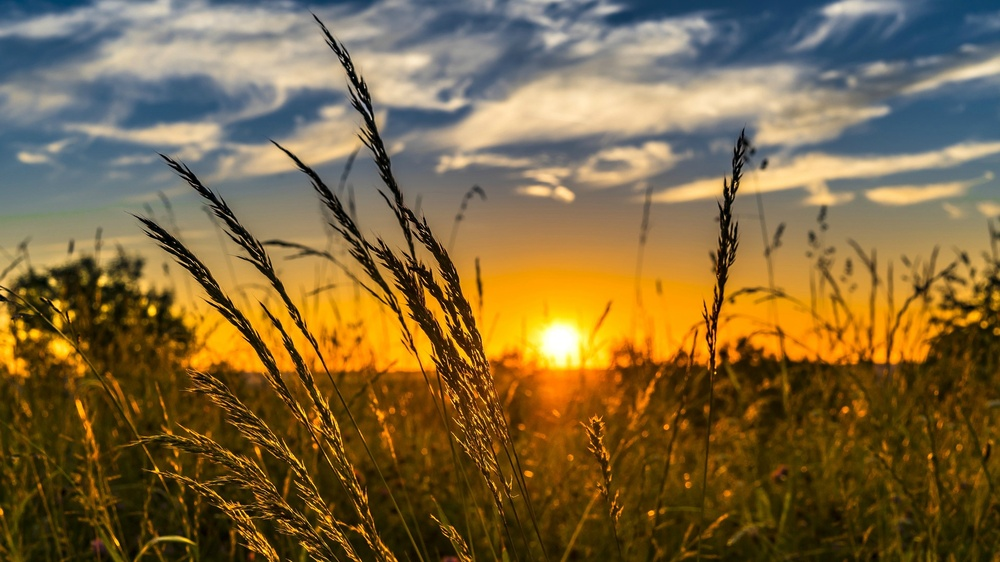
//> input picture examples/accumulate/data/im0.jpg, 1000 x 562 px, shrunk from 1920 x 1080 before the run
$ ./xf_accumulate_image_tb data/im0.jpg data/im1.jpg   (built with g++ and OpenCV 4)
//> lines starting //> are read from the running program, lines starting //| are printed output that depends on the picture
### examples/accumulate/xf_headers.h
// [29 lines of licence text are left out]

#ifndef _XF_HEADERS_H_
#define _XF_HEADERS_H_

#include <stdio.h>
#include <stdlib.h>


#if __SDSCC__
#undef __ARM_NEON__
#undef __ARM_NEON
#include "opencv2/opencv.hpp"
#include "opencv2/imgproc/imgproc.hpp"
#include "opencv2/highgui/highgui.hpp"
#define __ARM_NEON__
#define __ARM_NEON
#else
#include "opencv2/opencv.hpp"
#include "opencv2/imgproc/imgproc.hpp"
#include "opencv2/highgui/highgui.hpp"
#endif


#if __SDSCC__
#include "sds_lib.h"
#define TIME_STAMP_INIT  unsigned int clock_start, clock_end;  clock_start = sds_clock_counter();
#define TIME_STAMP  { clock_end = sds_clock_counter(); printf("elapsed time %lu \n", clock_end-clock_start); clock_start = sds_clock_counter();  }
#endif

#endif//_XF_HEADERS_H_

### examples/accumulate/xf_accumulate_image_tb.cpp
// [29 lines of licence text are left out]


#include "xf_headers.h"
#include "xf_accumulate_config.h"


int main(int argc, char** argv)
{

	if (argc != 3)
	{
		fprintf(stderr,"Invalid Number of Arguments!\nUsage:\n");
		fprintf(stderr,"<Executable Name> <input image path1> <input image path2> \n");
		return -1;
	}

	char in[100], in1[100], out_hls[100], out_ocv[100], out_error[100];

	cv::Mat in_img, in_img1, out_img;
	cv::Mat in_gray, in_gray1, diff;
	in_gray  = cv::imread(argv[1], 0);  // reading image
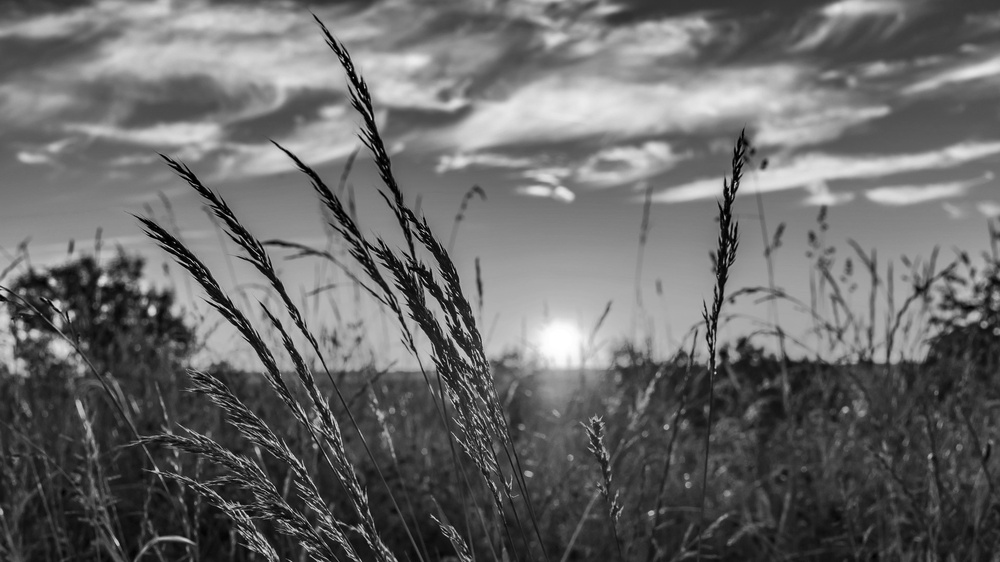
//> in_gray: 562 rows x 1000 cols, CV_8UC1; min 0, max 255, mean 105.1
	in_gray1 = cv::imread(argv[2], 0);  // reading image
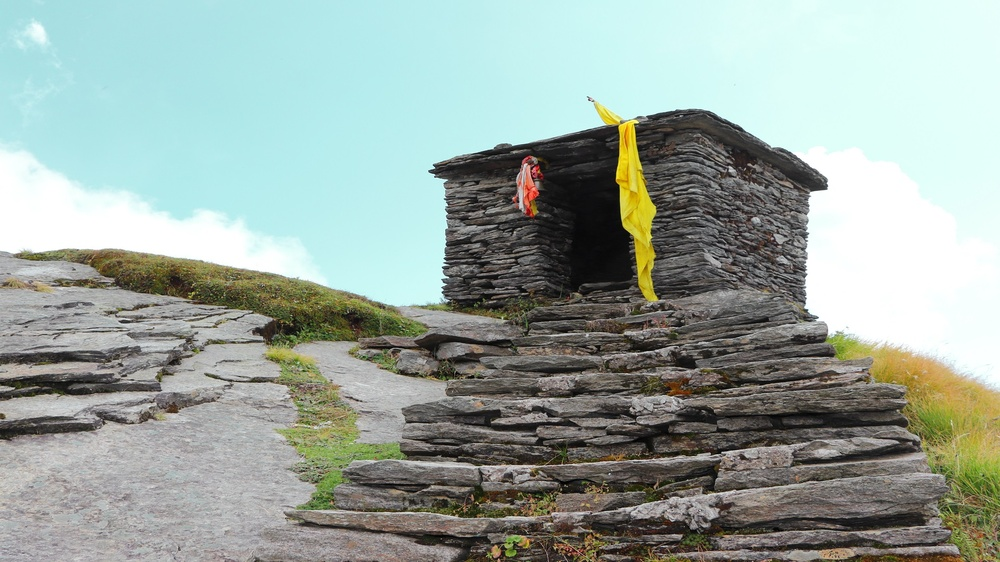
//> input picture examples/accumulate/data/im1.jpg, 1000 x 562 px, shrunk from 1920 x 1080 before the run
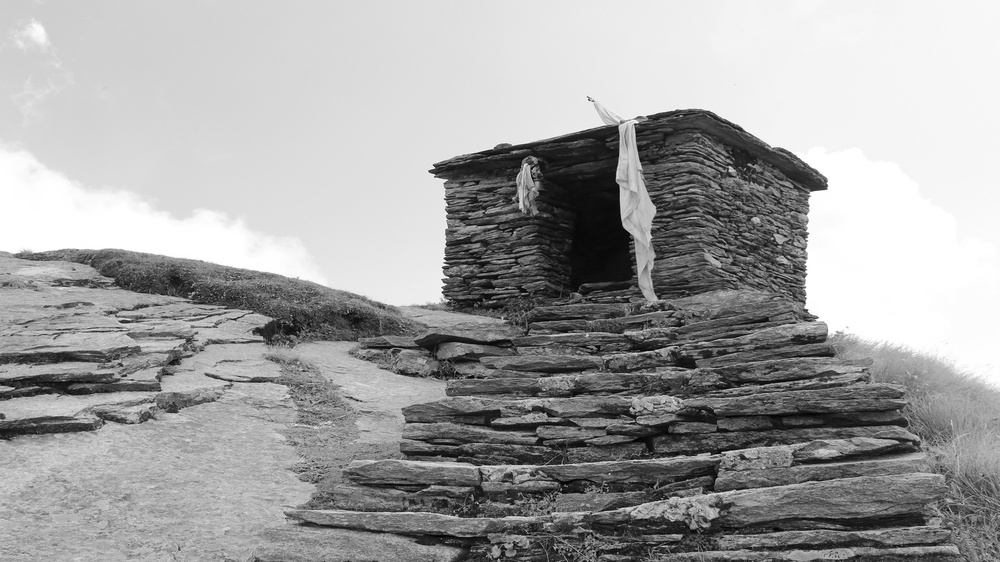
//> in_gray1: 562 rows x 1000 cols, CV_8UC1; min 0, max 255, mean 162.1

	if (in_gray.data == NULL)
	{
		fprintf(stderr,"Cannot open image %s\n", argv[1]);
		return 0;
	}
	if (in_gray1.data == NULL)
	{
		fprintf(stderr,"Cannot open image %s\n", argv[2]);
		return 0;
	}

	cv::Mat inout_gray(in_gray.rows, in_gray.cols, CV_16U, 1);
	cv::Mat inout_gray1(in_gray.rows, in_gray.cols, CV_32FC1, 1);

	cv::Mat out_gray(in_gray.rows, in_gray.cols, CV_16U, 1);

	cv::Mat ocv_ref(in_gray.rows, in_gray.cols, CV_16U, 1);
	cv::Mat ocv_ref_in1(in_gray.rows, in_gray.cols, CV_32FC1, 1);
	cv::Mat ocv_ref_in2(in_gray.rows, in_gray.cols, CV_32FC1, 1);

	in_gray.convertTo(ocv_ref_in1, CV_32FC1);
	in_gray1.convertTo(ocv_ref_in2, CV_32FC1);

	// OpenCV functions
	cv::accumulate(ocv_ref_in1, ocv_ref_in2, cv::noArray());
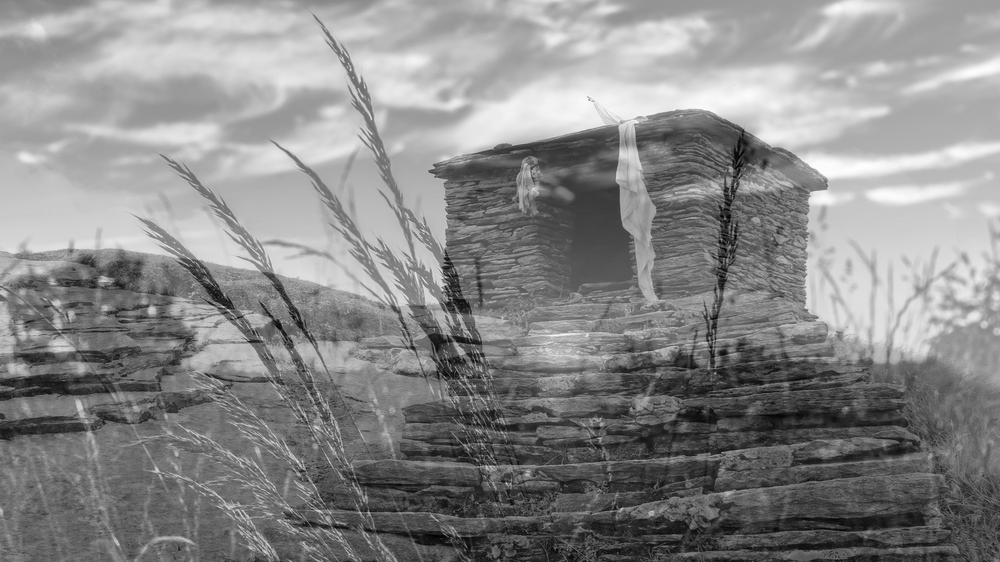
//> ocv_ref_in2: 562 rows x 1000 cols, CV_32FC1; min 19, max 480, mean 267.2; drawn with min black and max white
	ocv_ref_in2.convertTo(ocv_ref, CV_16U);
	// Write OpenCV reference image
	cv::imwrite("out_ocv.jpg", ocv_ref);

//	in_gray1.convertTo(inout_gray, CV_8U);

//> (the run ends here: the program needs code that is not available in this run, at `static xf::Mat<IN_TYPE, HEIGHT, WIDTH, NPC1> imgInput1(in_gray1.rows,i..`)
